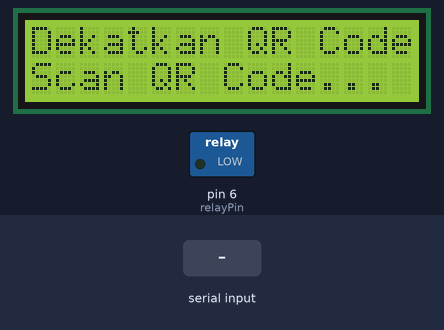
A sketch run on a simulated Arduino Uno, built with avr-gcc and run on an emulated ATmega328P. Shown: 16×2 character LCD, switched loads named in the sketch (green lamp = pin HIGH). Inputs (shaded band) come from the test bench. What the sketch prints to the serial monitor is not drawn.

Above: at 1.2 s.
1.3 s: "1" received over the second serial link
At 1.8 s:
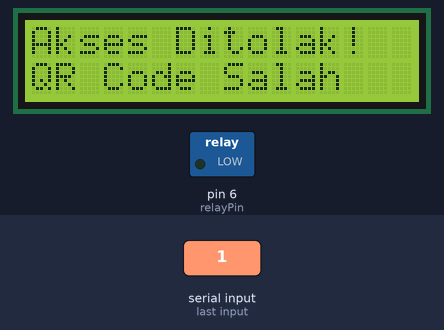
4.3 s: "0" received over the second serial link
7.3 s: "2" received over the second serial link
Timing chart, 0 to 10.3 s (numbered marks = the images above; inputs shaded):
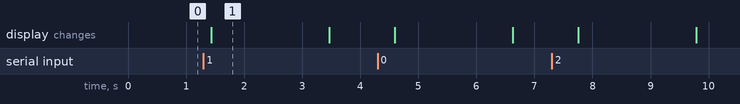

Measured:
- after the input at 1.3 s, the display: changes after 0.13 s (image 1)
- what the display in image 1 shows lasts 2.1 s, from 1.4 s to 3.5 s

The sketch:

QrCode_Scanner_Doorlock.ino
```cpp
#include <Wire.h>           // Library komunikasi I2C
#include <LiquidCrystal_I2C.h> // Library modul I2C LCD
#include <SoftwareSerial.h> // Library komunikasi Software Serial

// Inisialisasi SoftwareSerial pada pin 2 (RX) dan 3 (TX)
SoftwareSerial myserial(2, 3);

// Inisialisasi LCD I2C dengan alamat 0x27 dan ukuran layar 16x2
LiquidCrystal_I2C lcd = LiquidCrystal_I2C(0x27, 16, 2);

const int relayPin = 6; // Pin untuk mengontrol relay (pintu)
String kode;             // Variabel untuk menyimpan data dari QR Code Reader

// Daftar ID atau nama valid
const String validIDs[] = {"KELVIN", "ANDRI", "DANI", "QRTEST", "IVAN", "DINO", "SANDI", "SYAIPUL", "IFA'ANO", "LOI", "LALA", "RIZAL", "HADI", "DINA", "1234", "IKMAL", "KUKUH", "IPANG", "ELDIEN"};
const int totalValidIDs = sizeof(validIDs) / sizeof(validIDs[0]); // Hitung jumlah ID/nama valid

bool isProcessing = false; // Flag untuk mencegah pembacaan berulang

// Fungsi untuk menampilkan pesan standby
void tampilkanStandby() {
  lcd.clear();
  lcd.setCursor(0, 0);
  lcd.print("Dekatkan QR Code");
  lcd.setCursor(0, 1);
  lcd.print("Scan QR Code...");
}

void setup() {
  // Inisialisasi komunikasi serial
  Serial.begin(9600);

  // Inisialisasi SoftwareSerial dengan baud rate 9600
  myserial.begin(9600);
  myserial.setTimeout(100); // Set timeout untuk pembacaan data

  // Inisialisasi relay
  pinMode(relayPin, OUTPUT);
  digitalWrite(relayPin, LOW); // Pastikan relay awalnya mati (pintu tertutup)

  // Inisialisasi LCD
  lcd.init();
  lcd.backlight();

  // Tampilkan pesan standby saat pertama kali dijalankan
  tampilkanStandby();
}

void loop() {
  // Jika ada data tersedia dari SoftwareSerial
  if (myserial.available() > 0 && !isProcessing) {
    isProcessing = true; // Aktifkan flag untuk mencegah pembacaan berulang

    kode = myserial.readString(); // Baca data dari QR Code Reader
    kode.trim(); // Hapus karakter spasi atau newline yang tidak perlu

    // Debugging: Tampilkan data QR Code ke Serial Monitor
    Serial.print("QR Code Dibaca: [");
    Serial.print(kode);
    Serial.println("]");

    // Periksa apakah kode sesuai dengan salah satu ID valid
    bool isValid = false;
    String namaPengguna = ""; // Variabel untuk menyimpan nama pengguna yang discan
    for (int i = 0; i < totalValidIDs; i++) {
      if (kode == validIDs[i]) {
        isValid = true;
        namaPengguna = validIDs[i]; // Simpan nama pengguna yang cocok
        break; // Keluar dari loop jika ID ditemukan
      }
    }

    if (isValid) {
      // Aktifkan relay untuk membuka pintu
      digitalWrite(relayPin, HIGH);
      lcd.clear();
      lcd.setCursor(0, 0);
      lcd.print("Selamat Datang,");
      lcd.setCursor(0, 1);
      lcd.print(namaPengguna); // Tampilkan nama pengguna di LCD

      // Debugging: Tampilkan status relay ke Serial Monitor
      Serial.println("Relay ON - Pintu Terbuka");

      delay(5000); // Relay tetap aktif selama 5 detik (pintu terbuka)

      // Matikan relay setelah waktu tertentu (pintu tertutup)
      digitalWrite(relayPin, LOW);
      lcd.clear();
      lcd.setCursor(0, 0);
      lcd.print("Pintu Tertutup");
      lcd.setCursor(0, 1);
      lcd.print("Scan QR Code...");

      // Debugging: Tampilkan status relay ke Serial Monitor
      Serial.println("Relay OFF - Pintu Tertutup");

      delay(2000); // Tunggu sebentar sebelum kembali ke status standby
    } else {
      // Jika kode tidak valid
      lcd.clear();
      lcd.setCursor(0, 0);
      lcd.print("Akses Ditolak!");
      lcd.setCursor(0, 1);
      lcd.print("QR Code Salah");

      // Debugging: Tampilkan pesan ke Serial Monitor
      Serial.println("QR Code Salah - Akses Ditolak");

      delay(2000); // Tunggu sebentar sebelum kembali ke status standby
    }

    // Kembali ke status standby
    tampilkanStandby();

    // Tambahkan delay untuk mencegah pembacaan berulang
    delay(1000); // Tunggu 1 detik sebelum memproses pembacaan berikutnya

    isProcessing = false; // Reset flag setelah selesai
  }
}
```
